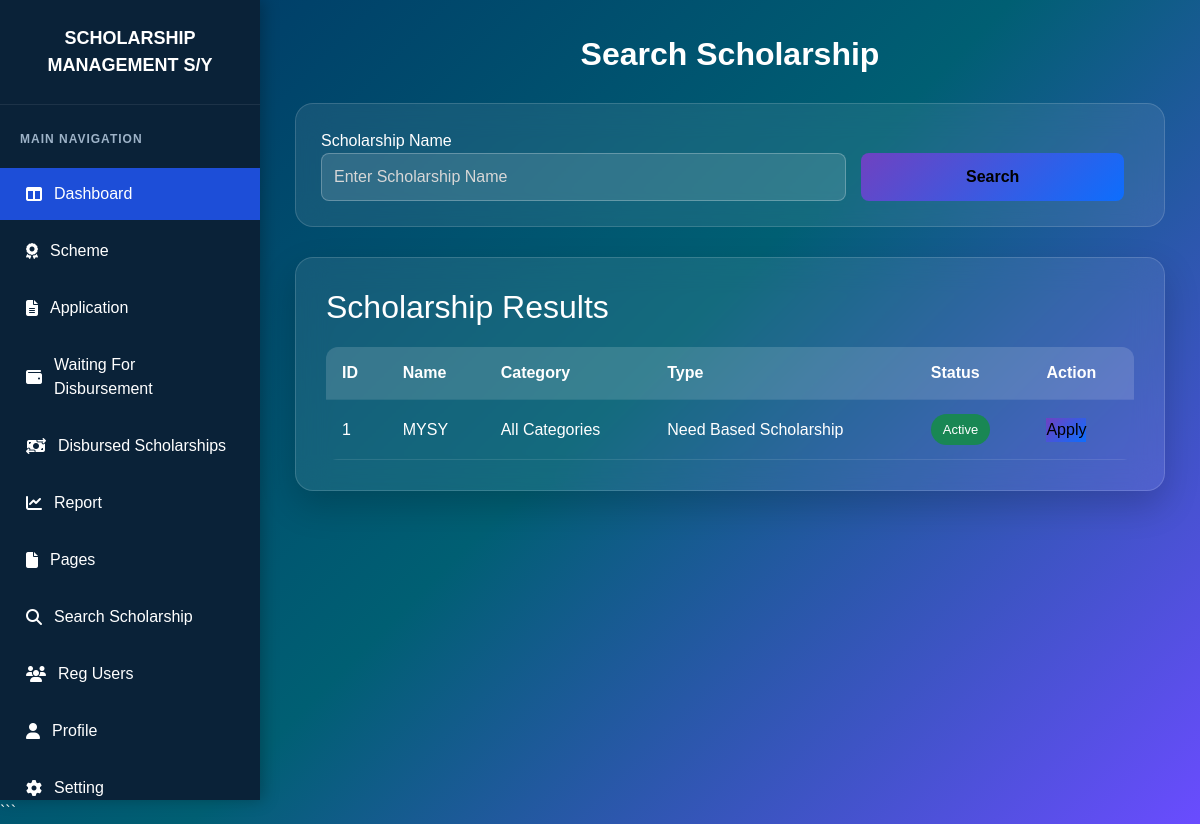
The page /search_scholarship/ on the database its author committed.
### scholar/models.py (models this page shows, shortened)
class Scholarship(models.Model):
    name = models.CharField(max_length=100)
    type_of_scholarship = models.CharField(max_length=50)
    grade = models.CharField(max_length=20)
    year = models.IntegerField()
    category = models.CharField(max_length=50)
    criteria = models.TextField()
    documents_required = models.TextField()

### scholar/views.py (the view)
# urls.py: path("search_scholarship/", views.search_scholarship, name="search_scholarship"),
def search_scholarship(request):
    scholarships = Scholarship.objects.all()
    search_query = request.GET.get("search_query")
    if search_query:
        scholarships = scholarships.filter(name__icontains=search_query)
    return render(request, "scholarship.html", {"scholarships": scholarships})

### scholar/templates/scholarship.html (shortened to what this page needs)
{% load static %}
<!DOCTYPE html>
<html lang="en">
<head>
    <link href="https://cdn.jsdelivr.net/npm/bootstrap@5.3.8/dist/css/bootstrap.min.css" rel="stylesheet">
    <link rel="stylesheet" href="{% static 'css/style.css' %}">
    <link rel="stylesheet"
    href="https://cdnjs.cloudflare.com/ajax/libs/font-awesome/6.5.1/css/all.min.css">
</head>
<body>
<div class="sidebar">
    <div class="logo">
        SCHOLARSHIP MANAGEMENT S/Y
    </div>
    <ul>
        <li class="active-menu">
            <a href="{% url 'dashboard' %}">
                <i class="fa-solid fa-table-columns"></i>
                Dashboard
            </a>
        </li>
        <li>
            <a href="{% url 'add_scholarship' %}">
                <i class="fa-solid fa-award"></i>
                Scheme
            </a>
        </li>
        <li>
            <a href="{% url 'my_applications' %}">
                <i class="fa-solid fa-file-lines"></i>
                Application
            </a>
        </li>
        <li>
            <a href="{% url 'applications_admin' %}?status=WAITING_DISBURSEMENT">
                <i class="fa-solid fa-wallet"></i>
                Waiting For Disbursement
            </a>
        </li>
        <li>
            <a href="{% url 'applications_admin' %}?status=DISBURSED">
                <i class="fa-solid fa-money-bill-transfer"></i>
                Disbursed Scholarships
            </a>
        </li>
        <li>
            <a href="#">
                <i class="fa-solid fa-chart-line"></i>
                Report
            </a>
        </li>
        <li>
            <a href="{% url 'pages' %}">
                <i class="fa-solid fa-file"></i>
                Pages
            </a>
        </li>
        <li>
            <a href="{% url 'search_scholarship' %}">
                <i class="fa-solid fa-magnifying-glass"></i>
                Search Scholarship
            </a>
        </li>
        <li>
            <a href="{% url 'reg_users' %}">
                <i class="fa-solid fa-users"></i>
                Reg Users
            </a>
        </li>
        <li>
            <a href="{% url 'profile' %}">
                <i class="fa-solid fa-user"></i>
                Profile
            </a>
        </li>
        <li>
            <a href="{% url 'setting' %}">
                <i class="fa-solid fa-gear"></i>
                Setting
            </a>
        </li>
    </ul>
</div>
<div class="main-content">
    <div class="main">
    <h1 class="page-title">Search Scholarship</h1>
    <div class="search-container">
<form class="search-form" method="get" action="{% url 'search_scholarship' %}">
            <div class="form-group">
                <label>Scholarship Name</label>
                <input type="text" name="search_query" placeholder="Enter Scholarship Name" value="{{ request.GET.search_query }}">
            </div>
            <button class="btn-primary" type="submit">
                Search
            </button>
        </form>
    </div>
    <div class="result-box">
        <h2>Scholarship Results</h2>
        <table>
            <tr>
                <th>ID</th>
                <th>Name</th>
                <th>Category</th>
                <th>Type</th>
                <th>Status</th>
                <th>Action</th>
            </tr>
            {% for scholarship in scholarships %}
            <tr>
                <td>{{ scholarship.id }}</td>
                <td>{{ scholarship.name }}</td>
                <td>{{ scholarship.category }}</td>
                <td>{{ scholarship.type_of_scholarship }}</td>
                <td><span class="status-active">Active</span></td>
                <td>
                    <a href="{% url 'apply_scholarship' scholarship.id %}"><button class="btn-primary">Apply</button></a>
                </td>
            </tr>
            {% endfor %}
        </table>
    </div>
</div>
</body>
</html>

### scholar/static/css/style.css (style rules this page uses)
:root { --primary:#0d6efd; --secondary:#6f42c1; --success:#198754; --danger:#dc3545; --warning:#ffc107; --sidebar:#0a2238; --sidebar-hover:#12395c; --text:#212529; --white:#ffffff; --glass:rgba(255,255,255,.08); --glass-border:rgba(255,255,255,.15); --shadow:0 10px 25px rgba(0,0,0,.18); }
* { margin:0; padding:0; box-sizing:border-box; }
html { scroll-behavior:smooth; }
body { font-family:"Poppins",sans-serif; min-height:100vh; overflow-x:hidden; background: linear-gradient( 135deg, #003566, #005f73, #6a4cff); color:white; }
a { text-decoration:none; }
ul { list-style:none; margin:0; padding:0; }
.page-title { text-align:center; font-size:32px; font-weight:700; margin-bottom:30px; color:#fff; }
.sidebar { position:fixed; top:0; left:0; width:260px; height:100vh; background:var(--sidebar); color:#fff; overflow-y:auto; box-shadow:3px 0 15px rgba(0,0,0,.25); z-index:1000; }
.sidebar .logo { padding:25px 20px; font-size:18px; font-weight:700; text-align:center; line-height:1.5; border-bottom: 1px solid rgba(255,255,255,.08); }
.sidebar ul { margin-top:25px; }
.sidebar ul::before { content:"MAIN NAVIGATION"; display:block; padding:0 20px 15px; color:#9eb3c8; font-size:12px; letter-spacing:1px; font-weight:600; }
.sidebar ul li { margin:5px 0; }
.sidebar ul li a { display:flex; align-items:center; gap:12px; padding:14px 22px; color:#fff; transition:.3s; border-left:4px solid transparent; }
.active-menu a { background:#1d4ed8; border-left:4px solid white; }
.main { margin-left:260px; padding:35px; min-height:100vh; }
.btn-primary { background:linear-gradient( 135deg, var(--secondary), var(--primary) ); border:none; }
.sidebar a { color:#fff !important; }
.sidebar a i { color:inherit; }
.result-box { background:rgba(255,255,255,.08); backdrop-filter:blur(15px); border:1px solid rgba(255,255,255,.15); border-radius:18px; padding:30px; box-shadow:0 15px 35px rgba(0,0,0,.18); }
.result-box h2, .result-box h3, .result-box h4 { color:#fff; }
.form-group { margin-bottom:20px; }
input:not([type="checkbox"]):not([type="radio"]), select, textarea { width:100%; height:48px; border-radius:8px; border:1px solid rgba(255,255,255,.25); background:rgba(255,255,255,.12); color:#fff; box-shadow:none; transition:.3s; padding:0 12px; }
input::placeholder, textarea::placeholder { color:#d7d7d7; opacity:1; }
.result-box table, .search-container table, .main table { width:100%; border-collapse:collapse; color:#fff; margin-top:20px; overflow:hidden; border-radius:12px; }
.result-box th, .search-container th, .main th { background:rgba(255,255,255,.15); color:#fff; font-weight:600; padding:14px 16px; text-align:left; }
.result-box td, .search-container td, .main td { padding:14px 16px; vertical-align:middle; }
.result-box tbody tr, .search-container tbody tr, .main tbody tr { border-bottom:1px solid rgba(255,255,255,.10); }
.result-box td a, .search-container td a, .main td a { display:inline-flex; }
.search-container { background:rgba(255,255,255,.08); backdrop-filter:blur(15px); border-radius:18px; border:1px solid rgba(255,255,255,.15); padding:25px; margin-bottom:30px; }
.search-form { display:grid; grid-template-columns:2fr 1fr auto; gap:15px; align-items:end; }
.search-form .form-group { margin-bottom:0; }
.search-container .search-form .btn-primary { height:48px; border:none; border-radius:8px; font-weight:700; padding:0 25px; background:linear-gradient(135deg,var(--secondary),var(--primary)); transition:.3s; }
.status-active { background:#198754; color:#fff; padding:6px 12px; border-radius:30px; font-size:13px; display:inline-block; }
.result-box { animation:fadeUp .4s ease; }

### rows shown on the page
Scholarship: id "1", name "MYSY", category "All Categories", type_of_scholarship "Need Based Scholarship"
